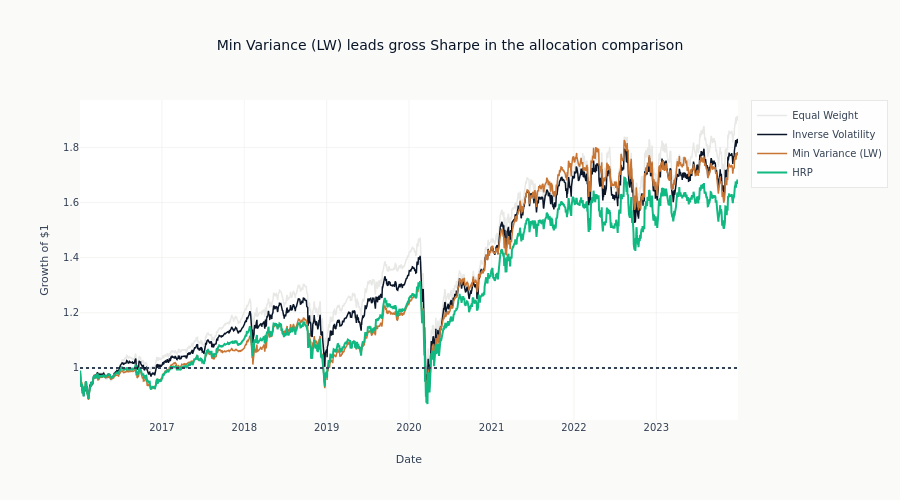

The notebook cell saved with this chart:
### Code cell
# Equity curves
cumulative = (1 + portfolio_returns).cumprod()

fig = go.Figure()

for col, color in zip(
    cumulative.columns,
    [COLORS["silver_muted"], COLORS["blue"], COLORS["copper"], COLORS["positive"]],
    strict=False,
):
    fig.add_trace(
        go.Scatter(
            x=cumulative.index,
            y=cumulative[col],
            mode="lines",
            name=col,
            line=dict(color=color, width=2 if col == "HRP" else 1.5),
        )
    )

fig.add_hline(y=1.0, line_dash="dot", line_color=COLORS["neutral"])

best_method = metrics_df.loc[metrics_df["Sharpe Ratio"].idxmax(), "Method"]

fig.update_layout(
    title=f"{best_method} leads gross Sharpe in the allocation comparison",
    xaxis_title="Date",
    yaxis_title="Growth of $1",
    height=500,
)
fig.show()

### Figure 1 — Plotly figure (JSON) as saved in the notebook; plotly's stock layout.template omitted (floating-point values rounded to 4 significant figures; data arrays with more than 128 entries replaced by an {"elided": "..."} marker saying what was removed)
{"data": [{"line": {"color": "#e8e8e6", "width": 1.5}, "mode": "lines", "name": "Equal Weight", "type": "scatter", "x": {"elided": "2012 str values"}, "y": {"elided": "2012 float values"}}, {"line": {"color": "#0a1628", "width": 1.5}, "mode": "lines", "name": "Inverse Volatility", "type": "scatter", "x": {"elided": "2012 str values"}, "y": {"elided": "2012 float values"}}, {"line": {"color": "#C87533", "width": 1.5}, "mode": "lines", "name": "Min Variance (LW)", "type": "scatter", "x": {"elided": "2012 str values"}, "y": {"elided": "2012 float values"}}, {"line": {"color": "#10b981", "width": 2}, "mode": "lines", "name": "HRP", "type": "scatter", "x": {"elided": "2012 str values"}, "y": {"elided": "2012 float values"}}], "layout": {"height": 500, "shapes": [{"line": {"color": "#334155", "dash": "dot"}, "type": "line", "x0": 0, "x1": 1, "xref": "x domain", "y0": 1.0, "y1": 1.0, "yref": "y"}], "title": {"text": "Min Variance (LW) leads gross Sharpe in the allocation comparison"}, "xaxis": {"title": {"text": "Date"}}, "yaxis": {"title": {"text": "Growth of $1"}}}}
